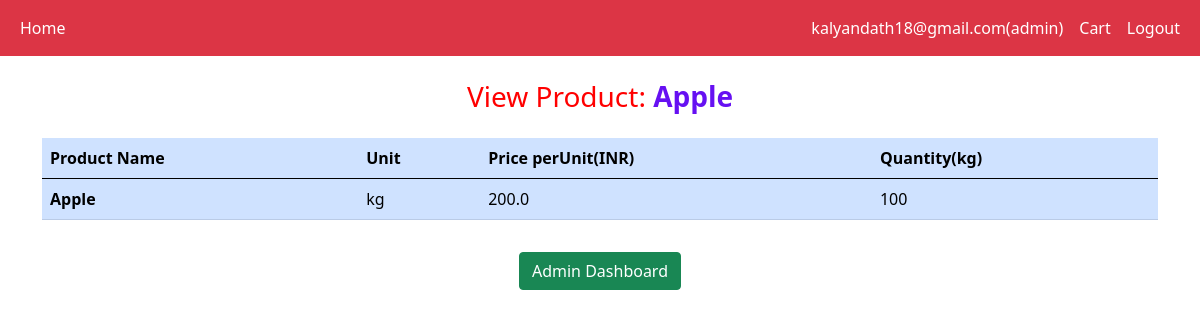
The page /product/get/Apple (signed in) on the database its author committed.
### application/models.py (models this page shows)
class User(db.Model, UserMixin):
    __tablename__="user"
    id = db.Column(db.Integer(), primary_key=True)
    email = db.Column(db.String(255), unique=True)
    username = db.Column(db.String(255), unique=True)
    password = db.Column(db.String(255), nullable=False)
    active = db.Column(db.Boolean())
    fs_uniquifier = db.Column(db.String(255), unique=True, nullable=False)
    roles = db.relationship("Role", secondary="roles_users", backref=db.backref("users", lazy="dynamic"))

class Role(db.Model, RoleMixin):
    __tablename__="role"
    id = db.Column(db.Integer(), primary_key=True)
    name = db.Column(db.String(80), unique=True)
    description = db.Column(db.String(255))

class Products(db.Model):
    __tablename__  = 'products'
    product_id = db.Column(db.Integer(), primary_key= True)
    product_name = db.Column(db.String, nullable= False, unique= True)
    category_id = db.Column(db.Integer(), db.ForeignKey("category.category_id"))
    price = db.Column(db.Float, db.CheckConstraint('price >= 0.0', name='check_rate_per_unit'), nullable= False)
    unit = db.Column(db.String,nullable=False, default='unit')    # need to set up some default values.
    quantity = db.Column(db.Integer,db.CheckConstraint('quantity >= 0', name='check_stock_quantity') , nullable= False)   #maybe change to have default value as 0.

### application/routes.py (the view)
@app.route("/product/get/<prod_name>", methods = ["GET"])
@login_required
@roles_required('admin')
def get_product(prod_name):
    product = Products.query.filter_by(product_name = prod_name).first()
    if not validate(product):
        return render_template("error.html")
    if product is not None:
        return render_template("read_product.html", product = product)
    else:
        return "Hello"  ## need some work

### application/routes.py (called while the page is built)
def validate(item):
    if item is None:
        return False
    else:
        return True

### templates/read_product.html (shortened to what this page needs)
<!DOCTYPE html>
<html lang="en">
<head>
</head>
<body>
    {% include "logged_navbar.html" %}
    <div class="container">
            <div class="row mt-4">
                <div class="col-sm-12">
                    <h3 class="text-center mb-4" style="color: #ff0000;">View Product:<b style="color: #6610f2;"> {{ product.product_name}}</b> </h3>
                </div>
            </div>
            <table class="table table-primary">
                <thead>
                  <tr>
                    <th scope="col">Product Name</th>
                    <th scope="col">Unit</th>
                    <th scope="col">Price perUnit(INR)</th>
                    <th scope="col">Quantity({{product.unit}})</th>
                  </tr>
                </thead>
                <tr>
                    <th scope="row">{{product.product_name}}</th>
                    <td>{{product.unit}}</td>
                    <td>{{product.price}}</td>
                    <td>{{product.quantity}}</td>
                </tr>
            </table>
            <div class="row mt-4">
                <div class="text-center mt-2">
                    <a class="btn btn-success mb-4" href="{{ url_for('admin_dashboard')}}">Admin Dashboard</a>
                </div>
            </div>
        </div>
</body>
</html>

### templates/logged_navbar.html (shortened to what this page needs)
<!DOCTYPE html>
<html>
	<head>
		<link href="https://cdn.jsdelivr.net/npm/bootstrap@5.0.2/dist/css/bootstrap.min.css" rel="stylesheet">
	</head>
	<body>
		<nav class="navbar navbar-expand-sm bg-danger navbar-dark sticky-top">
			<div class="container-fluid">
				<ul class="navbar-nav">
					<li class="nav-item">
						<a class="nav-link active" href="/">Home</a>
					</li>
				</ul>
                <ul class="navbar-nav ml-auto">
                    <li class="nav-item active">
                            <a class="nav-link active" href="/profile">{{ current_user.email}}{% for role in current_user.roles%}({{role.name}}){% endfor %}</a>
                    </li>
					<li class="nav-item active">
                        <a class="nav-link active" href="/view_cart">Cart</a>
                    </li>
                    <li class="nav-item active">
                        <a class="nav-link active" href="/logout">Logout</a>
                    </li>
                </ul>
			</div>
		</nav>
	</body>
</html>

### rows shown on the page
User: email "kalyandath18@gmail.com"
Role: name "admin"
Products: product_name "Apple", unit "kg", price "200.0", quantity "100"
